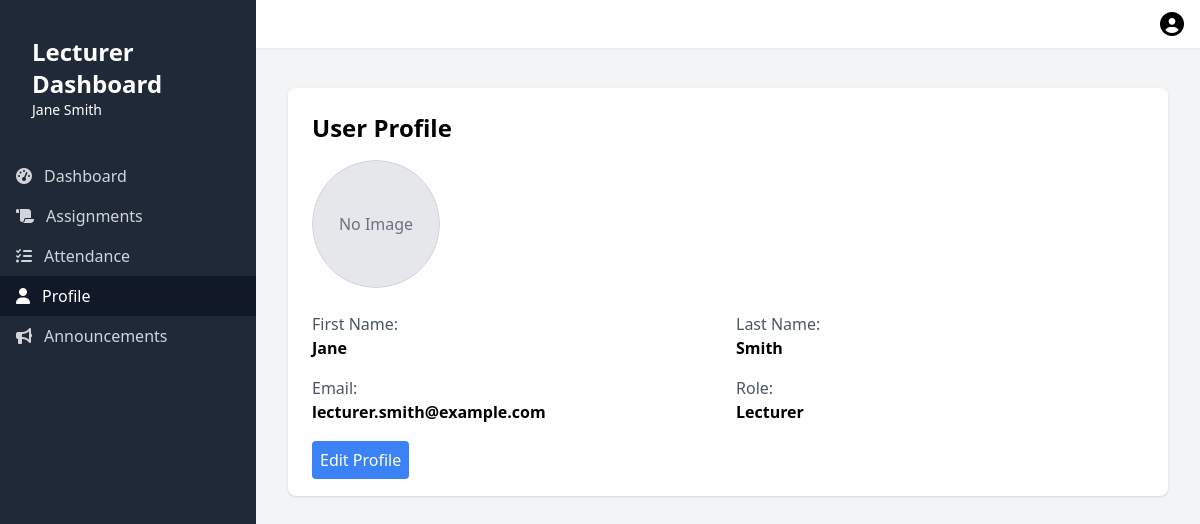
The app's page /profile.php (signed in) with its own data.
### tables this page shows
CREATE TABLE `users` (
  `id` int(11) NOT NULL,
  `first_name` varchar(50) NOT NULL,
  `last_name` varchar(50) NOT NULL,
  `email` varchar(100) NOT NULL,
  `password` varchar(255) NOT NULL,
  `role` enum('student','lecturer','admin','worker') NOT NULL,
  `status` enum('active','inactive','suspended') DEFAULT 'active',
  `date_of_birth` date DEFAULT NULL,
  `address` text DEFAULT NULL,
  `phone` varchar(20) DEFAULT NULL,
  `major_id` int(11) DEFAULT NULL,
  `created_at` timestamp NOT NULL DEFAULT current_timestamp(),
  `updated_at` timestamp NOT NULL DEFAULT current_timestamp() ON UPDATE current_timestamp(),
  `profile_image` varchar(255) DEFAULT NULL
);

### profile.php (the view, shortened to what this page needs)
<?php
include 'connect.php';
$email = $_SESSION['email'];
$sql = "SELECT * FROM users WHERE email=?";
$stmt = $conn->prepare($sql);
$stmt->bind_param("s", $email);
$stmt->execute();
$result = $stmt->get_result();
if ($result->num_rows > 0) {
    $user = $result->fetch_assoc();
    $firstName = htmlspecialchars($user['first_name']);
    $lastName = htmlspecialchars($user['last_name']);
    $email = htmlspecialchars($user['email']);
    $role = htmlspecialchars($user['role']);
    $profileImage = htmlspecialchars($user['profile_image']);
} else {
    echo "User not found.";
    exit();
}
?>
<div class="bg-white shadow rounded-lg p-6">
    <h2 class="text-2xl font-bold mb-4">User Profile</h2>
    <div class="flex items-center mb-6">
        <?php if ($profileImage): ?>
            <img src="<?php echo $profileImage; ?>" alt="Profile Image" class="w-32 h-32 object-cover rounded-full border border-gray-300">
        <?php else: ?>
            <div class="w-32 h-32 bg-gray-200 rounded-full border border-gray-300 flex items-center justify-center">
                <span class="text-gray-500">No Image</span>
            </div>
        <?php endif; ?>
    </div>
    <div class="grid grid-cols-1 md:grid-cols-2 gap-4">
        <div>
            <p class="text-gray-600">First Name:</p>
            <p class="font-semibold"><?php echo $firstName; ?></p>
        </div>
        <div>
            <p class="text-gray-600">Last Name:</p>
            <p class="font-semibold"><?php echo $lastName; ?></p>
        </div>
        <div>
            <p class="text-gray-600">Email:</p>
            <p class="font-semibold"><?php echo $email; ?></p>
        </div>
        <div>
            <p class="text-gray-600">Role:</p>
            <p class="font-semibold"><?php echo ucfirst($role); ?></p>
        </div>
    </div>
    <div class="mt-6">
        <a href="edit_profile.php" class="bg-blue-500 text-white p-2 rounded text-center hover:bg-blue-600">Edit Profile</a>
    </div>
</div>
<?php
$content = ob_get_clean();
include 'template.php';
?>

### template.php (shortened to what this page needs)
<?php
include 'connect.php';
$email = $_SESSION['email'];
$sql = "SELECT * FROM users WHERE email=?";
$stmt = $conn->prepare($sql);
$stmt->bind_param("s", $email);
$stmt->execute();
$result = $stmt->get_result();
if ($result->num_rows > 0) {
    $user = $result->fetch_assoc();
    $firstName = htmlspecialchars($user['first_name']);
    $lastName = htmlspecialchars($user['last_name']);
    $role = htmlspecialchars($user['role']);
    $profileImage = htmlspecialchars($user['profile_image']);
} else {
    echo "User not found.";
    exit();
}
function isActivePage($pageName)
{
    return basename($_SERVER['PHP_SELF']) === $pageName ? 'bg-gray-900 text-white' : 'text-gray-300 hover:bg-gray-700 hover:text-white';
}
?>
<!DOCTYPE html>
<html lang="en">
<head>
    <script src="https://cdn.tailwindcss.com"></script>
    <link rel="stylesheet" href="https://cdnjs.cloudflare.com/ajax/libs/font-awesome/6.5.1/css/all.min.css">
</head>
<body class="bg-gray-100 h-screen flex flex-col">
    <div class="flex-1 flex overflow-hidden">
        <div id="sidebar" class="sidebar sidebar-hidden bg-gray-800 text-white w-64 py-6 flex flex-col fixed inset-0 md:relative md:translate-x-0 md:transition-transform md:flex md:flex-col md:w-64 md:py-6 z-20">
            <div class="px-4 py-3 mb-6 flex items-center justify-between md:justify-start">
                <div class="ml-4">
                    <h2 class="text-2xl font-semibold"><?php echo ucfirst($role); ?> Dashboard</h2>
                    <p class="text-sm"><?php echo htmlspecialchars($firstName . ' ' . $lastName); ?></p>
                </div>
            </div>
            <nav class="flex-1">
                <?php if ($role === 'lecturer'): ?>
                    <a href="lecturer.php" class="flex items-center px-4 py-2 <?php echo isActivePage('lecturer.php'); ?>">
                    <i class="fas fa-tachometer-alt mr-3"></i>
                    Dashboard
                    </a>
                    <a href="assignments.php" class="flex items-center px-4 py-2 <?php echo isActivePage('assignments.php'); ?>">
                        <i class="fas fa-scroll mr-3"></i>
                        Assignments
                    </a>
                    <a href="attendance.php" class="flex items-center px-4 py-2 <?php echo isActivePage('attendance.php'); ?>">
                        <i class="fas fa-tasks mr-3"></i>
                        Attendance
                    </a>
                <?php endif; ?>
                <a href="profile.php" class="flex items-center px-4 py-2 <?php echo isActivePage('profile.php'); ?>">
                    <i class="fas fa-user mr-3"></i>
                    Profile
                </a>
                <a href="announcements.php" class="flex items-center px-4 py-2 <?php echo isActivePage('announcements.php'); ?>">
                    <i class="fas fa-bullhorn mr-3"></i>
                    Announcements
                </a>
            </nav>
        </div>
        <div class="flex-1 flex flex-col overflow-hidden">
            <nav class="bg-white shadow-sm flex items-center justify-between px-4 py-2">
                <div class="flex items-center">
                    <div class="ml-3 relative">
                        <button type="button" class="flex text-sm rounded-full focus:outline-none" id="user-menu-button" aria-expanded="false" aria-haspopup="true">
                            <?php if ($profileImage): ?>
                                <img src="<?php echo $profileImage; ?>" alt="Profile Image" class="w-full h-full object-cover">
                            <?php else: ?>
                                    <i class="fas fa-user-circle text-2xl"></i>
                            <?php endif; ?>
                        </button>
                    </div>
                </div>
            </nav>
            <main class="flex-1 overflow-y-auto py-10 px-4 sm:px-6 lg:px-8">
                <div class="max-w-7xl mx-auto">
                    <?php echo $content; ?>
                </div>
            </main>
        </div>
    </div>
</body>
</html>

### template.php (style rules this page uses)
.sidebar { transition: transform 0.3s ease-in-out; }
.sidebar-hidden { transform: translateX(-100%); }

### records on screen
users: role "Lecturer", first_name+last_name "Jane Smith", first_name "Jane", last_name "Smith", email "lecturer.smith@example.com"
